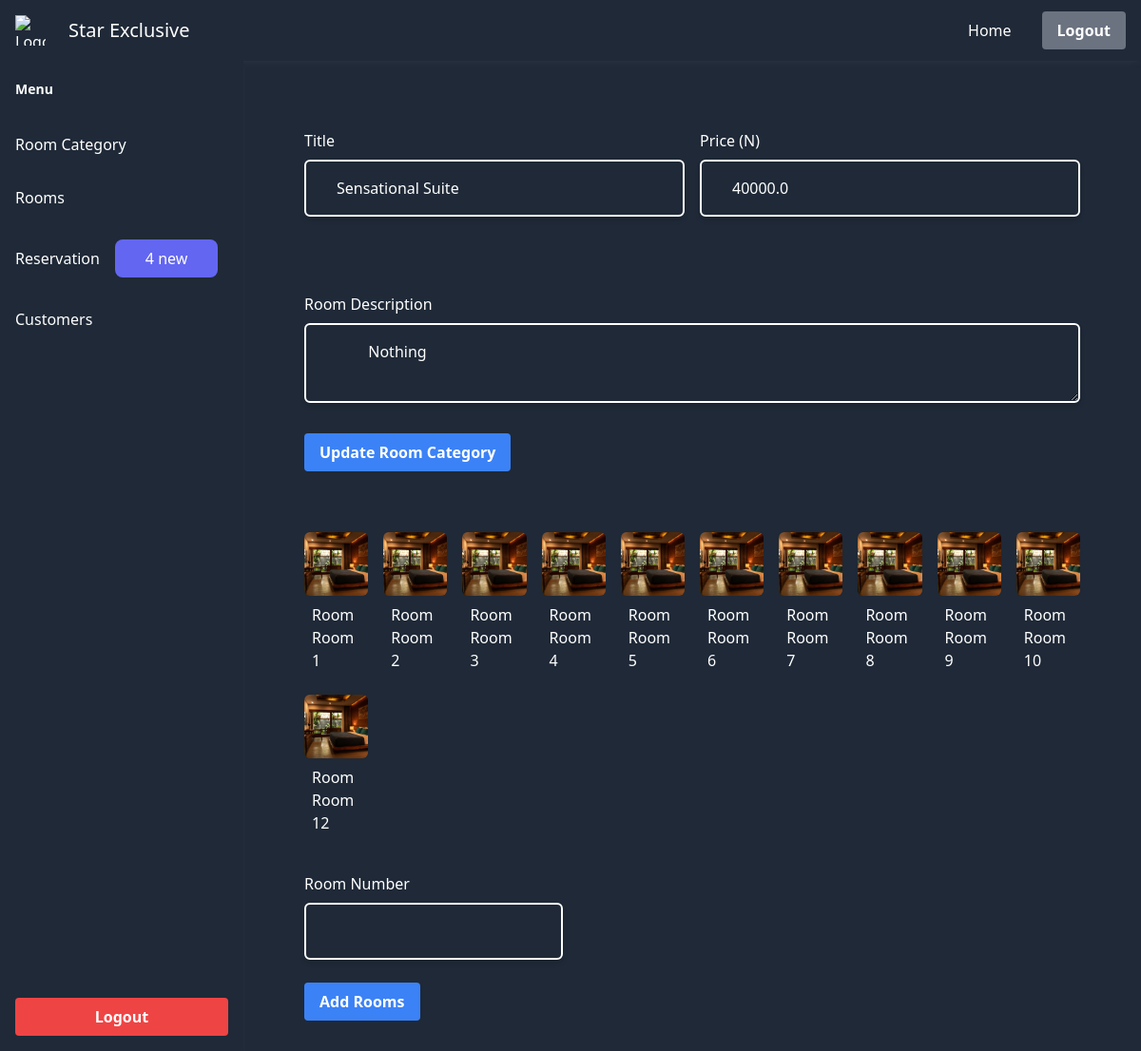
Screenshot of /categories/1/ (signed in) with the database file from the repository.
### management/models.py (models this page shows, shortened)
class RoomCategory(models.Model):
    price = models.FloatField()
    title = models.CharField(max_length=255)
    description = models.TextField(blank=True)
    cover = models.FileField(blank=True, upload_to="rooms")

class Room(models.Model):
    number = models.CharField(max_length=14, blank=True)
    category = models.ForeignKey(
        RoomCategory, related_name="rooms", on_delete=models.CASCADE
    )
    description = models.TextField(blank=True, null=True)
    unique = models.BooleanField(default=False)
    addon = models.JSONField(blank=True, default=dict)
    def __str__(self):
        if self.number:
            return f"Room {self.number}"
        return f"Room {self.pk}"

### hsr_admin/views.py (the view, shortened to what this page needs)
# urls.py: path("categories/<int:pk>/", views.view_category, name="view_category"),
def view_category(request: HttpRequest, pk):
    if not request.user.is_authenticated:
        return redirect(index)
    try:
        category = RoomCategory.objects.get(pk=pk)
        return render(
            request,
            "hsr_admin/view_category.html",
            context_parse({
                "rooms": category.rooms.all(),
                "category": category,
            }),
        )
    except Room.DoesNotExist:
        return redirect("hsr_admin:category_list")

### hsr_admin/custom_filters.py (called while the page is built)
@register.filter
def get(d, key):
    return dict(d).get(key, "")

### hsr_admin/views.py (called while the page is built)
def new_reservations():
    return Reservation.objects.filter(viewed = False).count()

def context_parse(context):
    context["status__"] = new_reservations()
    context["status__category"] = RoomCategory.objects.all().count()
    context["status__room"] = Room.objects.all().count()
    return context

### hsr_admin/templates/hsr_admin/view_category.html (shortened to what this page needs)
{% extends 'hsr_admin/base.html' %}
{% block body %}
<form action="" method="post">
    <div class="px-6 lg:px-16 flex flex-col space-y-8">
        <div class="flex flex-col lg:flex-row justify-center lg:space-x-4 my-4">
            <div class="flex flex-col w-full">
                <label class="pt-8 mb-2 block" for="">Title</label>
                <input
                    class="bg-transparent border-white w-full shadow-md px-8 py-4 outline-none border-2 border-black/40 rounded-md hover:border-indigo-600"
                     name="title" value="{{category.title}}" />
            </div>
            <div class="flex flex-col w-full">
                <label class="pt-8 mb-2 block" for="">Price (N)</label>
                <input
                    class="bg-transparent border-white w-full shadow-md px-8 py-4 outline-none border-2 border-black/40 rounded-md hover:border-indigo-600"
                     name="price" type="number" value="{{category.price}}" />
            </div>
        </div>
        <div class="flex flex-col">
            <label class="pt-8 mb-2 block" for="">Room Description</label>
            <textarea
            class="bg-transparent border-white w-full shadow-md px-8 py-4 outline-none border-2 border-black/40 rounded-md hover:border-indigo-600"
            name="description">
        {{category.description}}
    </textarea>
        </div>
        <div class="mb-6 block">
            <button class="bg-blue-500 hover:bg-blue-600 text-white font-semibold py-2 px-4 rounded">
                Update Room Category
            </button>
        </div>
    </div>
</form>
<div
  class="pt-16 px-4 lg:px-16 grid grid-cols-3 md:grid-cols-6 lg:grid-cols-10 gap-4"
>
  {% for room in rooms %}
  <a
  href="{% url 'hsr_admin:view_room' room.pk %}"
    room-id="{{room.id}}"
    room-category="{{room.category.id}}"
    class="room_item w-full {{colors|get:room.category.pk}} rounded-md"
  >
    <div
      class="relative overflow-hidden w-full aspect-square flex items-end justify-center py-4 px-1 rounded-md"
    >
      <img
        src="{{room.category.cover.url}}"
        class="absolute top-0 left-0 h-full w-full object-cover"
        alt=""
      />
    </div>
    <span class="block p-2">{{room}}</span>
</a>
  {% endfor %}
</div>
<form action="" method="PUT">
    <div class="flex flex-col space-y-6 p-8 lg:px-16">
        <div class="flex flex-col w-full lg:w-1/3">
            <label class="mb-2 block" for="">Room Number</label>
            <input
                class="bg-transparent border-white w-full shadow-md px-8 py-4 outline-none border-2 border-black/40 rounded-md hover:border-indigo-600"
                 name="count" />
        </div>
        <div class=" block shrink-0">
            <button class="bg-blue-500 hover:bg-blue-600 text-white font-semibold py-2 px-4 rounded">
                Add Rooms
            </button>
        </div>
    </div>
</form>
{% endblock body %}

### rows the page displays
RoomCategory: title "Sensational Suite", price "40000.0", description "Nothing"
Room: category.cover (picture), number "Room Room 1"
Room: category.cover (picture), number "Room Room 2"
Room: category.cover (picture), number "Room Room 3"
Room: category.cover (picture), number "Room Room 4"
Room: category.cover (picture), number "Room Room 5"
Room: category.cover (picture), number "Room Room 6"
Room: category.cover (picture), number "Room Room 7"
Room: category.cover (picture), number "Room Room 8"
Room: category.cover (picture), number "Room Room 9"
Room: category.cover (picture), number "Room Room 10"
Room: category.cover (picture), number "Room Room 12"

### other values shown
{{ status__ }} "4"
